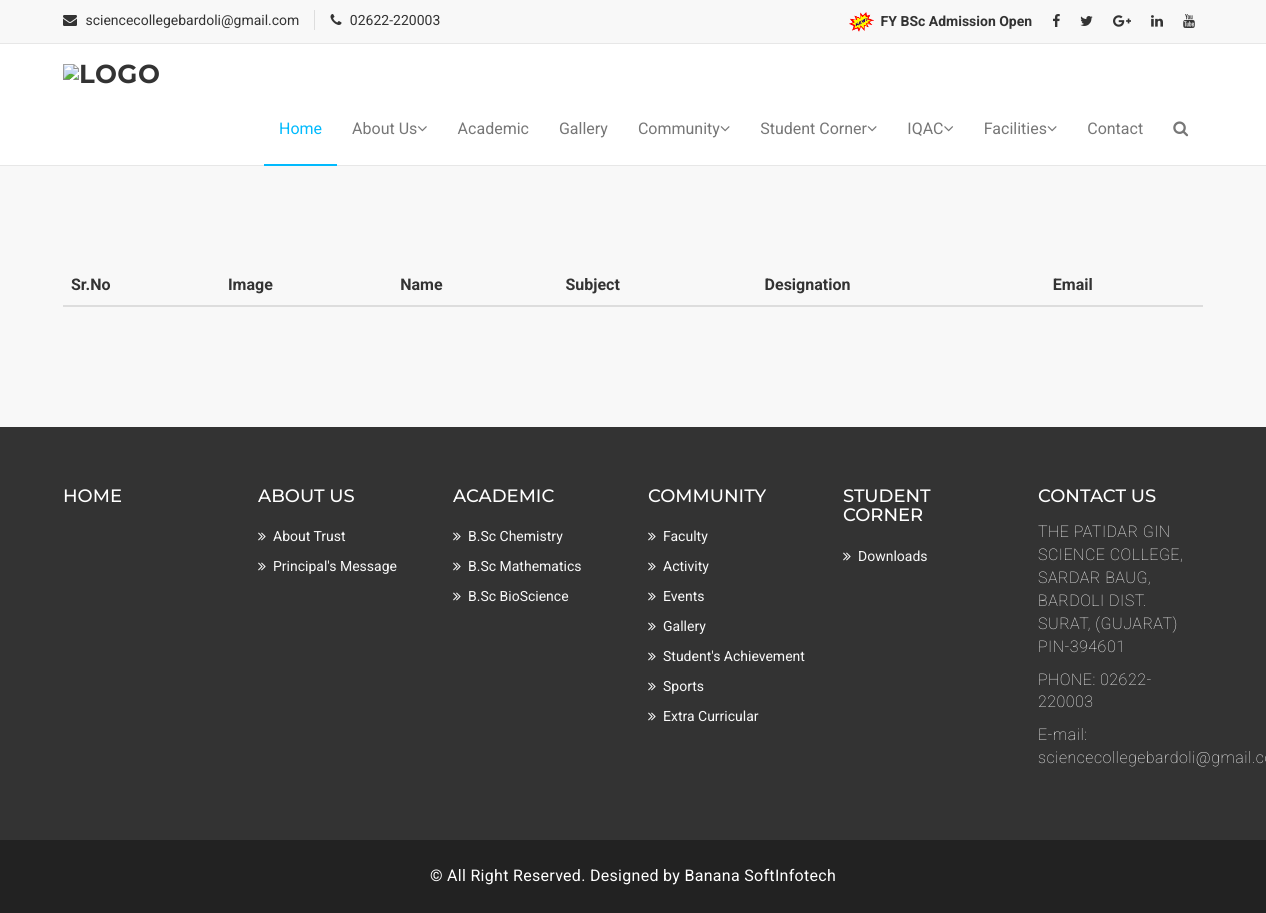
Before: /teaching.php with the older database file.
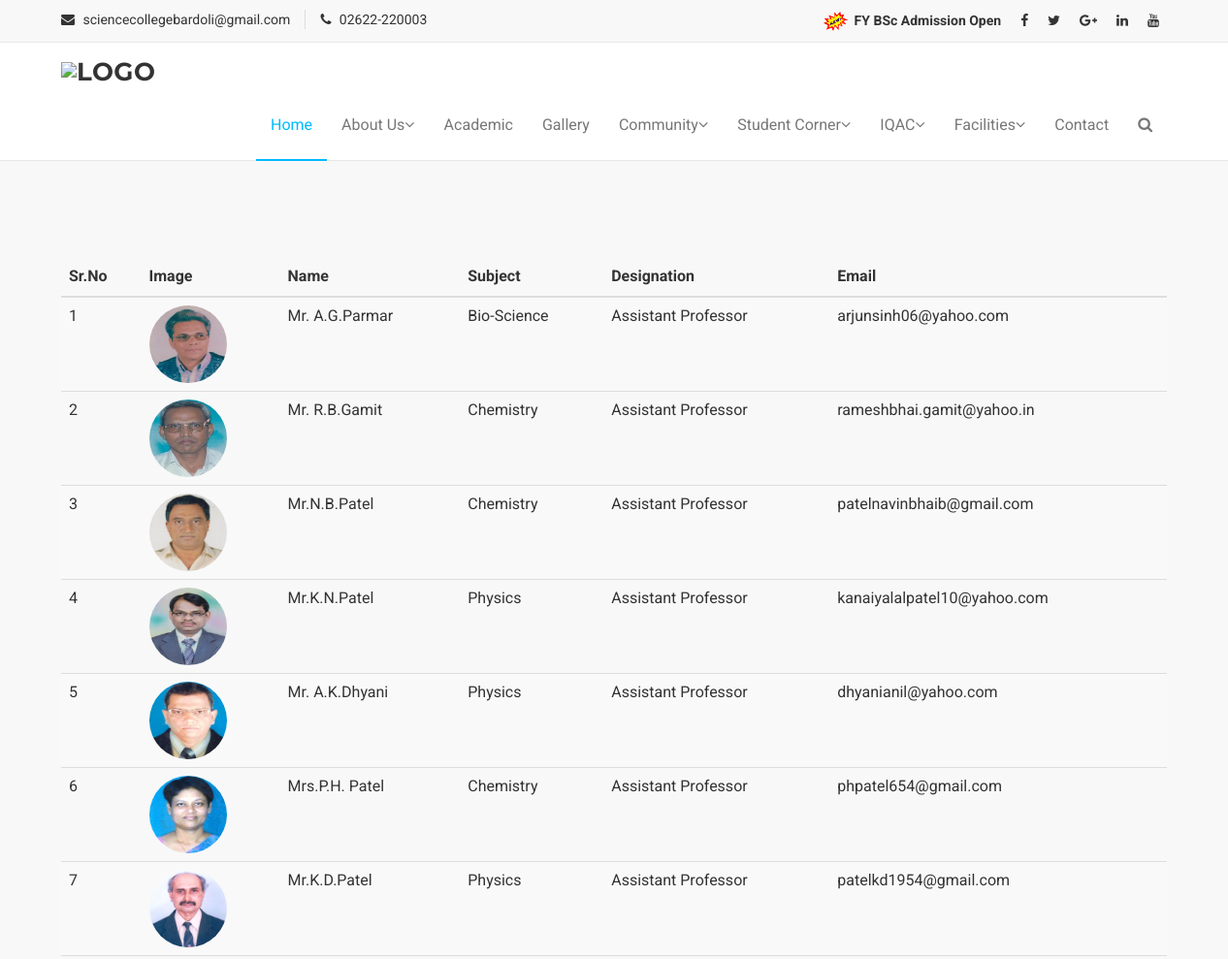
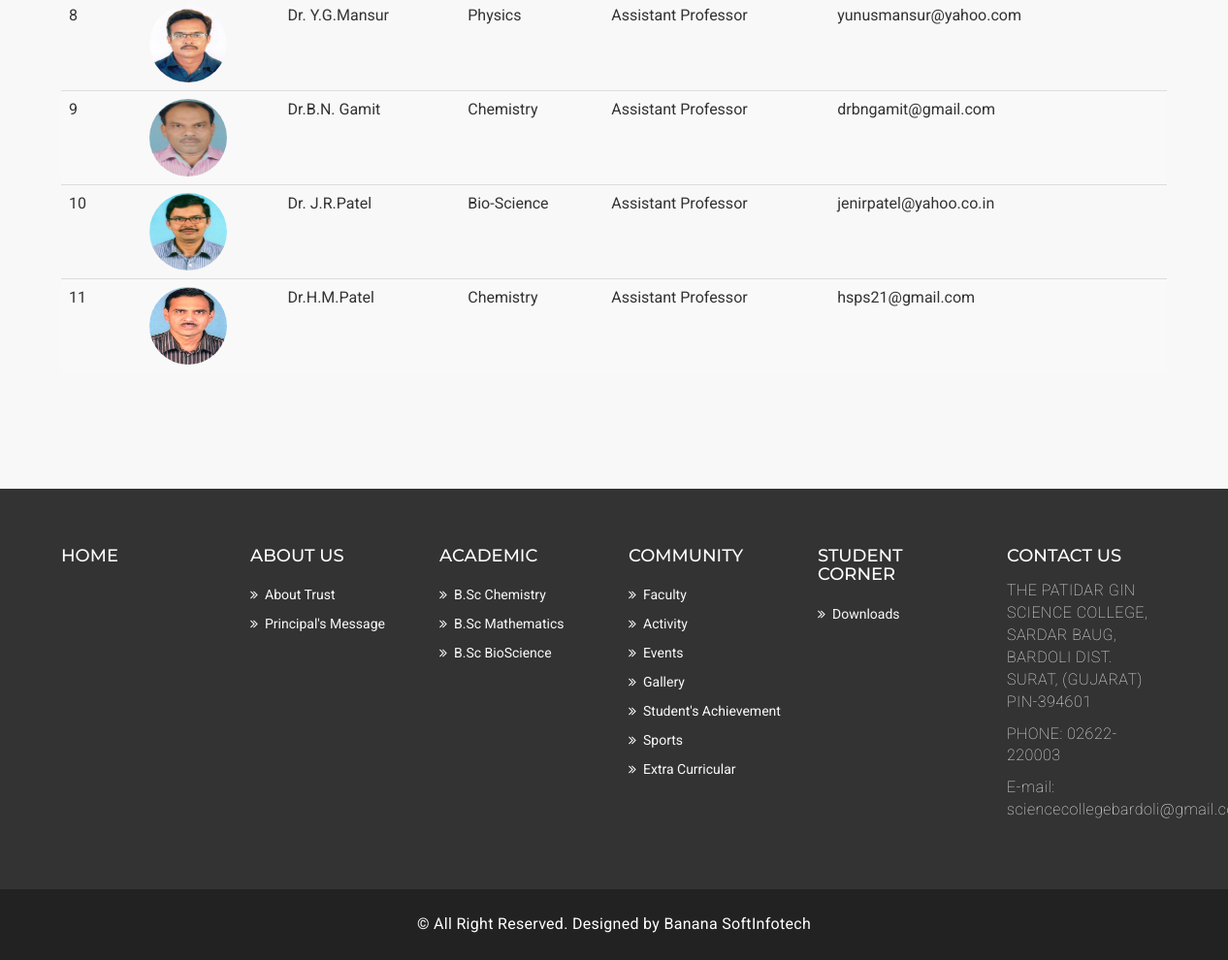
After: the same page with the newer database file (2 pictures, top to bottom).
### tables this page shows
CREATE TABLE `staff` (
  `id` int(255) NOT NULL,
  `name` varchar(255) NOT NULL,
  `designation` varchar(255) NOT NULL,
  `subject` varchar(255) NOT NULL,
  `email` varchar(255) NOT NULL,
  `img` varchar(255) NOT NULL,
  `s_type` varchar(100) NOT NULL,
  `s_status` varchar(50) NOT NULL DEFAULT '1',
  `s_active` varchar(50) NOT NULL DEFAULT '1'
);

### teaching.php (the view, shortened to what this page needs)
<!DOCTYPE html>
<html lang="en">
<head>
  <?php
  include "conn.php";
  require_once "./includes/header.php";
  ?>
  <section id="mu-course-content">
    <div class="container">
      <div class="table-responsive">
        <table  class="table table-striped">
          <thead>
            <tr>
              <th>Sr.No</th>
              <th>Image</th>
              <th>Name</th>
              <th>Subject</th>
              <th>Designation</th>
              <th>Email</th>
            </tr>
          </thead>
          <tbody>
            <?php
            $q = "SELECT * FROM staff WHERE s_type='teaching'";
            $res = mysqli_query($con, $q);
            $i = 1;
            while ($row = mysqli_fetch_assoc($res)) {
            ?>
              <tr>
                <td><?php echo $i++ ?></td>
                <td><img src="admin_pgsc/img/<?php echo $row['img'] ?>" height="80px" width="80px" style="border-radius: 50%;"></td>
                <td><?php echo $row['name'] ?></td>
                <td><?php echo $row['subject'] ?></td>
                <td><?php echo $row['designation'] ?></td>
                <td><?php echo $row['email'] ?></td>
              </tr>
            <?php
            }
            ?>
          </tbody>
        </table>
      </div>
    </div>
  </section>
  <?php
  require_once "./includes/footer.php";
  ?>

### includes/header.php (shortened to what this page needs)
<!DOCTYPE html>
<html lang="en">
<head>
  <link href="assets/css/font-awesome.css" rel="stylesheet">
  <link href="assets/css/bootstrap.css" rel="stylesheet">
  <link rel="stylesheet" type="text/css" href="assets/css/slick.css">
  <link rel="stylesheet" href="assets/css/jquery.fancybox.css" type="text/css" media="screen" />
  <link id="switcher" href="assets/css/theme-color/default-theme.css" rel="stylesheet">
  <link href="assets/css/style.css" rel="stylesheet">
</head>
<body>
  <header id="mu-header">
    <div class="container">
      <div class="row">
        <div class="col-lg-12 col-md-12">
          <div class="mu-header-area">
            <div class="row">
              <div class="col-lg-6 col-md-6 col-sm-6 col-xs-6">
                <div class="mu-header-top-left">
                  <div class="mu-top-email">
                    <i class="fa fa-envelope"></i>
                    <span>sciencecollegebardoli@gmail.com</span>
                  </div>
                  <div class="mu-top-phone">
                    <i class="fa fa-phone"></i>
                    <span> 02622-220003</span>
                  </div>
                </div>
              </div>
              <div class="col-lg-6 col-md-6 col-sm-6 col-xs-6">
                <div class="mu-header-top-right">
                  <nav>
                    <ul class="mu-top-social-nav">
                      <li> <a href="https://vnsgu.ac.in/admission_tab23-24.html" itemprop="telephone">
                          <img src="./assets/img/new2.gif" height="20" width="25">&nbsp;
                          <b>FY BSc Admission Open</b></a></li>
                      <li><a href="#"><span class="fa fa-facebook"></span></a></li>
                      <li><a href="#"><span class="fa fa-twitter"></span></a></li>
                      <li><a href="#"><span class="fa fa-google-plus"></span></a></li>
                      <li><a href="#"><span class="fa fa-linkedin"></span></a></li>
                      <li><a href="#"><span class="fa fa-youtube"></span></a></li>
                    </ul>
                  </nav>
                </div>
              </div>
            </div>
          </div>
        </div>
      </div>
    </div>
  </header>
  <section id="mu-menu">
    <nav class="navbar navbar-default" role="navigation">
      <div class="container">
        <div class="navbar-header">
          <a class="navbar-brand" href="index.php">
            <img src="assets/img/logo.png" alt="logo" width="500px"></a>
        </div>
        <div id="navbar" class="navbar-collapse collapse">
          <ul id="top-menu" class="nav navbar-nav navbar-right main-nav">
            <li class="active"><a href="index.php">Home</a></li>
            <li class="dropdown">
              <a href="#" class="dropdown-toggle" data-toggle="dropdown">About Us<span class="fa fa-angle-down"></span></a>
            </li>
            <li><a href="academic.php">Academic</a></li>
            <li><a href="gallery.php">Gallery</a></li>
            <li class="dropdown">
              <a href="#" class="dropdown-toggle" data-toggle="dropdown">Community<span class="fa fa-angle-down"></span></a>
            </li>
            <li class="dropdown">
              <a href="#" class="dropdown-toggle" data-toggle="dropdown">Student Corner<span class="fa fa-angle-down"></span></a>
            </li>
            <li class="dropdown">
              <a href="#" class="dropdown-toggle" data-toggle="dropdown">IQAC<span class="fa fa-angle-down"></span></a>
            </li>
            <li class="dropdown">
              <a href="#" class="dropdown-toggle" data-toggle="dropdown">Facilities<span class="fa fa-angle-down"></span></a>
            </li>
            <li><a href="contact.php">Contact</a></li>
            <li><a href="#" id="mu-search-icon"><i class="fa fa-search"></i></a></li>
          </ul>
        </div>
      </div>
    </nav>
  </section>
</body>
</html>

### includes/footer.php (shortened to what this page needs)
<!DOCTYPE html>
<html lang="en">
<head>
</head>
<body>
  <footer id="mu-footer">
    <div class="mu-footer-top">
      <div class="container">
        <div class="mu-footer-top-area">
          <div class="row">
          <div class="col-lg-2 col-md-2 col-sm-2">
              <div class="mu-footer-widget">
                <h4>Home</h4>
              </div>
          </div>
            <div class="col-lg-2 col-md-2 col-sm-2">
              <div class="mu-footer-widget">
                <h4>About Us</h4>
                <ul>
                  <li><a href="about-trust.php">About Trust</a></li>
                  <li><a href="principal-message.php">Principal's Message</a></li>
                </ul>
              </div>
            </div>
            <div class="col-lg-2 col-md-2 col-sm-2">
              <div class="mu-footer-widget">
                <h4>Academic</h4>
                <ul>
                  <li><a href="chemistry.php">B.Sc Chemistry</a></li>
                  <li><a href="mathematics.php">B.Sc Mathematics</a></li>
                  <li><a href="bio-science.php">B.Sc BioScience</a></li>
                </ul>
              </div>
            </div>
            <div class="col-lg-2 col-md-2 col-sm-2">
              <div class="mu-footer-widget">
                <h4>Community</h4>
                <ul>
                  <li><a href="faculty.php">Faculty</a></li>
                  <li><a href="#">Activity</a></li>
                  <li><a href="">Events</a></li>
                  <li><a href="">Gallery</a></li>
                  <li><a href="">Student's Achievement</a></li>
                  <li><a href="">Sports</a></li>
                  <li><a href="">Extra Curricular</a></li>
                </ul>
              </div>
            </div>
            <div class="col-lg-2 col-md-2 col-sm-2">
              <div class="mu-footer-widget">
                <h4>Student Corner</h4>
                <ul>
                  <li><a href="download.php">Downloads</a></li>
                </ul>
              </div>
            </div>
            <div class="col-lg-2 col-md-2 col-sm-2">
              <div class="mu-footer-widget">
                <h4>Contact Us </h4>
                <address>
                  <p>THE PATIDAR GIN SCIENCE COLLEGE,
                    SARDAR BAUG, BARDOLI
                    DIST. SURAT, (GUJARAT)
                    PIN-394601
                  </p>
                  <p>PHONE: 02622-220003 </p>
                  <p>E-mail: sciencecollegebardoli@gmail.com</p>
                </address>
              </div>
            </div>
          </div>
        </div>
      </div>
    </div>
    <div class="mu-footer-bottom">
      <div class="container">
        <div class="mu-footer-bottom-area">
          <p>&copy; All Right Reserved. Designed by <a href="http://www.markups.io/" rel="nofollow">Banana SoftInfotech</a></p>
        </div>
      </div>
    </div>
  </footer>
</body>
</html>

### assets/css/theme-color/default-theme.css (style rules this page uses)
#mu-menu .navbar-default .navbar-nav > .active > a, #mu-menu .navbar-default .navbar-nav > .active > a:hover, #mu-menu .navbar-default .navbar-nav > .active > a:focus { color: #01bafd; border-bottom: 2px solid #01bafd; background-color: transparent; }
#mu-course-content { background-color: #f8f8f8; display: inline; float: left; padding: 100px 0; width: 100%; }

### assets/css/style.css (style rules this page uses)
body { background-color: #ffffff; font-family: "Roboto", sans-serif; color: #333333; font-size: 16px; overflow-x: hidden; }
ul { padding: 0; margin: 0; list-style: none; }
a { text-decoration: none; color: #333333; }
h1, h2, h3, h4, h5, h6 { font-family: "Montserrat", sans-serif; }
img { border: none; }
#mu-header { background-color: #f8f8f8; display: inline; float: left; width: 100%; }
#mu-header .mu-header-area { display: inline; float: left; padding: 10px 0; width: 100%; }
#mu-header .mu-header-area .mu-header-top-left { display: inline; float: left; width: 100%; }
#mu-header .mu-header-area .mu-header-top-left .mu-top-email { display: inline; float: left; font-size: 14px; }
#mu-header .mu-header-area .mu-header-top-left .mu-top-email i { margin-right: 5px; }
#mu-header .mu-header-area .mu-header-top-left .mu-top-phone { border-left: 1px solid #ddd; display: inline; font-size: 14px; float: left; margin-left: 15px; padding-left: 15px; }
#mu-header .mu-header-area .mu-header-top-left .mu-top-phone i { margin-right: 5px; }
#mu-header .mu-header-area .mu-header-top-right { display: inline; float: left; text-align: right; width: 100%; }
#mu-header .mu-header-area .mu-header-top-right .mu-top-social-nav { display: inline-block; }
#mu-header .mu-header-area .mu-header-top-right .mu-top-social-nav li { display: inline-block; }
#mu-header .mu-header-area .mu-header-top-right .mu-top-social-nav li a { display: inline-block; font-size: 14px; padding: 0 8px; -webkit-transition: all 0.5s; -moz-transition: all 0.5s; -ms-transition: all 0.5s; -o-transition: all 0.5s; transition: all 0.5s; }
#mu-menu { display: inline; float: left; width: 100%; }
#mu-menu .navbar-header .navbar-brand { color: #333; font-family: "Montserrat", sans-serif; font-size: 26px; font-weight: bold; text-transform: uppercase; padding-top: 20px; letter-spacing: 0.5px; }
#mu-menu .navbar-default { background-color: #fff; border-radius: 0; border-left: none; border-right: none; margin-bottom: 0px; }
#mu-menu .navbar-default .navbar-nav li > a { border-bottom: 2px solid transparent; padding-bottom: 25px; padding-top: 25px; margin-bottom: -1px; -webkit-transition: all 0.5s; -moz-transition: all 0.5s; -ms-transition: all 0.5s; -o-transition: all 0.5s; transition: all 0.5s; }
#mu-course-content { background-color: #f8f8f8; display: inline; float: left; padding: 100px 0; width: 100%; }
#mu-footer { display: inline; float: left; width: 100%; }
#mu-footer .mu-footer-top { background-color: #333; display: inline; float: left; padding: 50px 0; width: 100%; }
#mu-footer .mu-footer-top .mu-footer-top-area { display: inline; float: left; width: 100%; }
#mu-footer .mu-footer-top .mu-footer-top-area .mu-footer-widget { display: inline; float: left; width: 100%; }
#mu-footer .mu-footer-top .mu-footer-top-area .mu-footer-widget h4 { color: #fff; margin-bottom: 15px; text-transform: uppercase; }
#mu-footer .mu-footer-top .mu-footer-top-area .mu-footer-widget ul li a { color: #f9f9f9; display: inline-block; font-size: 14px; font-weight: normal; padding: 5px 0 5px 15px; position: relative; text-transform: capitalize; -webkit-transition: all 0.5s; -moz-transition: all 0.5s; -ms-transition: all 0.5s; -o-transition: all 0.5s; transition: all 0.5s; }
#mu-footer .mu-footer-top .mu-footer-top-area .mu-footer-widget ul li a:before { content: "\f101"; font-family: FontAwesome; left: 0; position: absolute; top: 5px; }
#mu-footer .mu-footer-top .mu-footer-top-area .mu-footer-widget p { color: #f9f9f9; }
#mu-footer .mu-footer-top .mu-footer-top-area .mu-footer-widget address p { font-weight: lighter; letter-spacing: 0.5px; }
#mu-footer .mu-footer-bottom { background-color: #222; display: inline; float: left; padding: 25px 0; width: 100%; }
#mu-footer .mu-footer-bottom .mu-footer-bottom-area { display: inline; float: left; text-align: center; width: 100%; }
#mu-footer .mu-footer-bottom .mu-footer-bottom-area p { color: #fff; margin-bottom: 0; letter-spacing: 0.3px; }
#mu-footer .mu-footer-bottom .mu-footer-bottom-area p a { color: #fff; }

Changed rows visible on the page:
added staff: img (picture), name "Mr. A.G.Parmar", subject "Bio-Science", designation "Assistant Professor", email "arjunsinh06@yahoo.com"
added staff: img (picture), name "Mr. R.B.Gamit", subject "Chemistry", designation "Assistant Professor", email "rameshbhai.gamit@yahoo.in"
added staff: img (picture), name "Mr.N.B.Patel", subject "Chemistry", designation "Assistant Professor", email "patelnavinbhaib@gmail.com"
added staff: img (picture), name "Mr.K.N.Patel", subject "Physics", designation "Assistant Professor", email "kanaiyalalpatel10@yahoo.com"
added staff: img (picture), name "Mr. A.K.Dhyani", subject "Physics", designation "Assistant Professor", email "dhyanianil@yahoo.com"
added staff: img (picture), name "Mrs.P.H. Patel", subject "Chemistry", designation "Assistant Professor", email "phpatel654@gmail.com"
added staff: img (picture), name "Mr.K.D.Patel", subject "Physics", designation "Assistant Professor", email "patelkd1954@gmail.com"
added staff: img (picture), name "Dr. Y.G.Mansur", subject "Physics", designation "Assistant Professor", email "yunusmansur@yahoo.com"
added staff: img (picture), name "Dr.B.N. Gamit", subject "Chemistry", designation "Assistant Professor", email "drbngamit@gmail.com"
added staff: img (picture), name "Dr. J.R.Patel", subject "Bio-Science", designation "Assistant Professor", email "jenirpatel@yahoo.co.in"
added staff: img (picture), name "Dr.H.M.Patel", subject "Chemistry", designation "Assistant Professor", email "hsps21@gmail.com"
